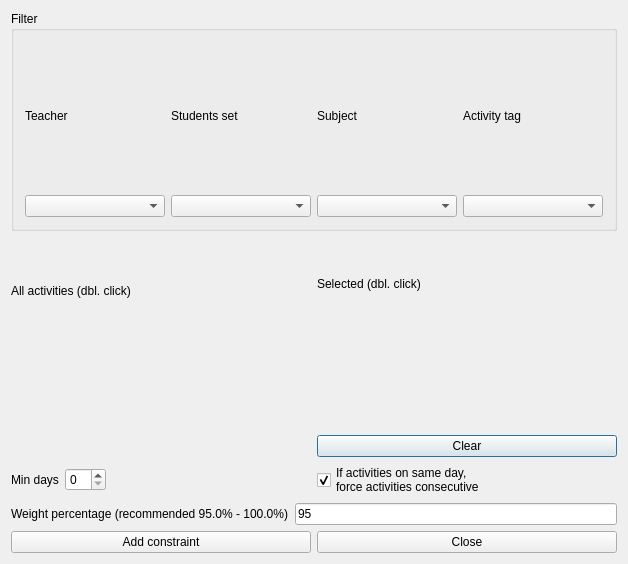
<?xml version="1.0" encoding="UTF-8"?>
<ui version="4.0">
 <class>AddConstraintMinDaysBetweenActivitiesForm_template</class>
 <widget class="QDialog" name="AddConstraintMinDaysBetweenActivitiesForm_template">
  <property name="geometry">
   <rect>
    <x>0</x>
    <y>0</y>
    <width>628</width>
    <height>564</height>
   </rect>
  </property>
  <property name="windowTitle">
   <string extracomment="This is the title of the dialog to add a new constraint of this type">Add min days between activities</string>
  </property>
  <layout class="QGridLayout" name="gridLayout">
   <item row="0" column="0" colspan="2">
    <widget class="Q3GroupBox" name="groupBox3">
     <property name="title">
      <string>Filter</string>
     </property>
     <layout class="QGridLayout">
      <item row="0" column="0">
       <layout class="QGridLayout">
        <item row="0" column="3">
         <widget class="QLabel" name="activityTagsTextLabel">
          <property name="text">
           <string>Activity tag</string>
          </property>
          <property name="wordWrap">
           <bool>false</bool>
          </property>
         </widget>
        </item>
        <item row="1" column="1">
         <widget class="QComboBox" name="studentsComboBox"/>
        </item>
        <item row="1" column="3">
         <widget class="QComboBox" name="activityTagsComboBox"/>
        </item>
        <item row="0" column="1">
         <widget class="QLabel" name="studentsTextLabel">
          <property name="text">
           <string>Students set</string>
          </property>
          <property name="wordWrap">
           <bool>false</bool>
          </property>
         </widget>
        </item>
        <item row="1" column="2">
         <widget class="QComboBox" name="subjectsComboBox"/>
        </item>
        <item row="0" column="2">
         <widget class="QLabel" name="subjectsTextLabel">
          <property name="text">
           <string>Subject</string>
          </property>
          <property name="wordWrap">
           <bool>false</bool>
          </property>
         </widget>
        </item>
        <item row="1" column="0">
         <widget class="QComboBox" name="teachersComboBox"/>
        </item>
        <item row="0" column="0">
         <widget class="QLabel" name="teachersTextLabel">
          <property name="text">
           <string>Teacher</string>
          </property>
          <property name="wordWrap">
           <bool>false</bool>
          </property>
         </widget>
        </item>
       </layout>
      </item>
     </layout>
    </widget>
   </item>
   <item row="1" column="0" colspan="2">
    <layout class="QHBoxLayout">
     <item>
      <layout class="QVBoxLayout">
       <item>
        <widget class="QLabel" name="activitiesTextLabel">
         <property name="frameShape">
          <enum>QFrame::NoFrame</enum>
         </property>
         <property name="frameShadow">
          <enum>QFrame::Plain</enum>
         </property>
         <property name="text">
          <string>All activities (dbl. click)</string>
         </property>
         <property name="wordWrap">
          <bool>false</bool>
         </property>
        </widget>
       </item>
       <item>
        <widget class="Q3ListBox" name="activitiesListBox">
         <item>
          <property name="text">
           <string>New Item</string>
          </property>
         </item>
        </widget>
       </item>
      </layout>
     </item>
     <item>
      <layout class="QVBoxLayout">
       <item>
        <widget class="QLabel" name="selectedActivitiesTextLabel">
         <property name="frameShape">
          <enum>QFrame::NoFrame</enum>
         </property>
         <property name="frameShadow">
          <enum>QFrame::Plain</enum>
         </property>
         <property name="text">
          <string>Selected (dbl. click)</string>
         </property>
         <property name="wordWrap">
          <bool>false</bool>
         </property>
        </widget>
       </item>
       <item>
        <widget class="Q3ListBox" name="selectedActivitiesListBox">
         <item>
          <property name="text">
           <string>New Item</string>
          </property>
         </item>
        </widget>
       </item>
       <item>
        <widget class="QPushButton" name="pushButton6">
         <property name="text">
          <string>Clear</string>
         </property>
        </widget>
       </item>
      </layout>
     </item>
    </layout>
   </item>
   <item row="2" column="0">
    <layout class="QHBoxLayout" name="horizontalLayout">
     <item>
      <widget class="QLabel" name="minDaysTextLabel">
       <property name="frameShape">
        <enum>QFrame::NoFrame</enum>
       </property>
       <property name="frameShadow">
        <enum>QFrame::Plain</enum>
       </property>
       <property name="text">
        <string>Min days</string>
       </property>
       <property name="wordWrap">
        <bool>false</bool>
       </property>
      </widget>
     </item>
     <item>
      <widget class="QSpinBox" name="minDaysSpinBox"/>
     </item>
     <item>
      <spacer name="horizontalSpacer">
       <property name="orientation">
        <enum>Qt::Horizontal</enum>
       </property>
       <property name="sizeHint" stdset="0">
        <size>
         <width>40</width>
         <height>20</height>
        </size>
       </property>
      </spacer>
     </item>
    </layout>
   </item>
   <item row="2" column="1">
    <layout class="QHBoxLayout" name="horizontalLayout_3">
     <item>
      <widget class="QCheckBox" name="consecutiveIfSameDayCheckBox">
       <property name="text">
        <string>If activities on same day,
force activities consecutive</string>
       </property>
       <property name="checked">
        <bool>true</bool>
       </property>
      </widget>
     </item>
     <item>
      <spacer name="horizontalSpacer_2">
       <property name="orientation">
        <enum>Qt::Horizontal</enum>
       </property>
       <property name="sizeHint" stdset="0">
        <size>
         <width>40</width>
         <height>20</height>
        </size>
       </property>
      </spacer>
     </item>
    </layout>
   </item>
   <item row="3" column="0" colspan="2">
    <layout class="QHBoxLayout" name="horizontalLayout_2">
     <item>
      <widget class="QLabel" name="weightTextLabel">
       <property name="frameShape">
        <enum>QFrame::NoFrame</enum>
       </property>
       <property name="frameShadow">
        <enum>QFrame::Plain</enum>
       </property>
       <property name="text">
        <string>Weight percentage (recommended 95.0% - 100.0%)</string>
       </property>
       <property name="wordWrap">
        <bool>false</bool>
       </property>
      </widget>
     </item>
     <item>
      <widget class="QLineEdit" name="weightLineEdit">
       <property name="text">
        <string>95</string>
       </property>
      </widget>
     </item>
    </layout>
   </item>
   <item row="4" column="0" colspan="2">
    <layout class="QHBoxLayout">
     <item>
      <widget class="QPushButton" name="addConstraintPushButton">
       <property name="text">
        <string>Add constraint</string>
       </property>
      </widget>
     </item>
     <item>
      <widget class="QPushButton" name="closePushButton">
       <property name="text">
        <string>Close</string>
       </property>
      </widget>
     </item>
    </layout>
   </item>
  </layout>
 </widget>
 <layoutdefault spacing="6" margin="11"/>
 <customwidgets>
  <customwidget>
   <class>Q3GroupBox</class>
   <extends>QGroupBox</extends>
   <header>Qt3Support/Q3GroupBox</header>
   <container>1</container>
  </customwidget>
  <customwidget>
   <class>Q3Frame</class>
   <extends>QFrame</extends>
   <header>Qt3Support/Q3Frame</header>
   <container>1</container>
  </customwidget>
  <customwidget>
   <class>Q3ListBox</class>
   <extends>Q3Frame</extends>
   <header>q3listbox.h</header>
  </customwidget>
 </customwidgets>
 <tabstops>
  <tabstop>teachersComboBox</tabstop>
  <tabstop>studentsComboBox</tabstop>
  <tabstop>subjectsComboBox</tabstop>
  <tabstop>activityTagsComboBox</tabstop>
  <tabstop>activitiesListBox</tabstop>
  <tabstop>selectedActivitiesListBox</tabstop>
  <tabstop>minDaysSpinBox</tabstop>
  <tabstop>consecutiveIfSameDayCheckBox</tabstop>
  <tabstop>weightLineEdit</tabstop>
  <tabstop>addConstraintPushButton</tabstop>
  <tabstop>closePushButton</tabstop>
  <tabstop>pushButton6</tabstop>
 </tabstops>
 <resources/>
 <connections/>
</ui>
